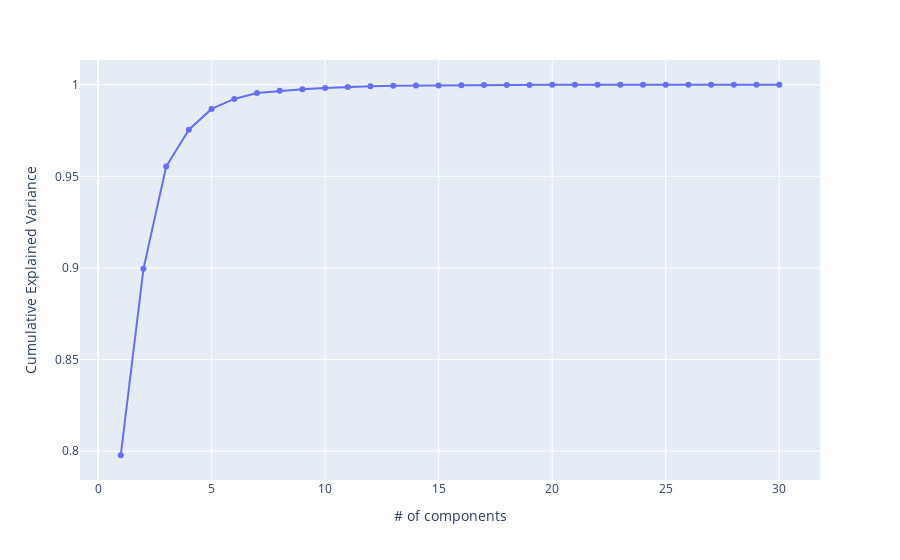

The cell this chart's notebook holds for it:
### Markdown cell above
### PCA

### Code cell
pca = PCA()
pca.fit(X)
exp_var_cumul = np.cumsum(pca.explained_variance_ratio_)

fig = px.line(x=np.arange(1,exp_var_cumul.shape[0]+1), y=exp_var_cumul, markers=True, labels={'x':'# of components', 'y':'Cumulative Explained Variance'})

#fig.add_shape(type='line', line=dict(dash='dash'),x0=0, x1=30, y0=0.95, y1=0.95)

fig.show()

### Figure 1 — Plotly figure (JSON) as saved in the notebook; plotly's stock layout.template omitted (floating-point values rounded to 4 significant figures)
{"data": [{"hovertemplate": "# of components=%{x}<br>Cumulative Explained Variance=%{y}<extra></extra>", "legendgroup": "", "line": {"color": "#636efa", "dash": "solid"}, "marker": {"symbol": "circle"}, "mode": "lines+markers", "name": "", "orientation": "v", "showlegend": false, "type": "scatter", "x": [1, 2, 3, 4, 5, 6, 7, 8, 9, 10, 11, 12, 13, 14, 15, 16, 17, 18, 19, 20, 21, 22, 23, 24, 25, 26, 27, 28, 29, 30], "xaxis": "x", "y": [0.7977, 0.8995, 0.9553, 0.9755, 0.9868, 0.9922, 0.9955, 0.9968, 0.9976, 0.9982, 0.9988, 0.9992, 0.9994, 0.9996, 0.9997, 0.9997, 0.9998, 0.9999, 0.9999, 0.9999, 1.0, 1.0, 1.0, 1.0, 1.0, 1.0, 1.0, 1.0, 1.0, 1], "yaxis": "y"}], "layout": {"legend": {"tracegroupgap": 0}, "margin": {"t": 60}, "xaxis": {"anchor": "y", "domain": [0, 1], "title": {"text": "# of components"}}, "yaxis": {"anchor": "x", "domain": [0, 1], "title": {"text": "Cumulative Explained Variance"}}}}
